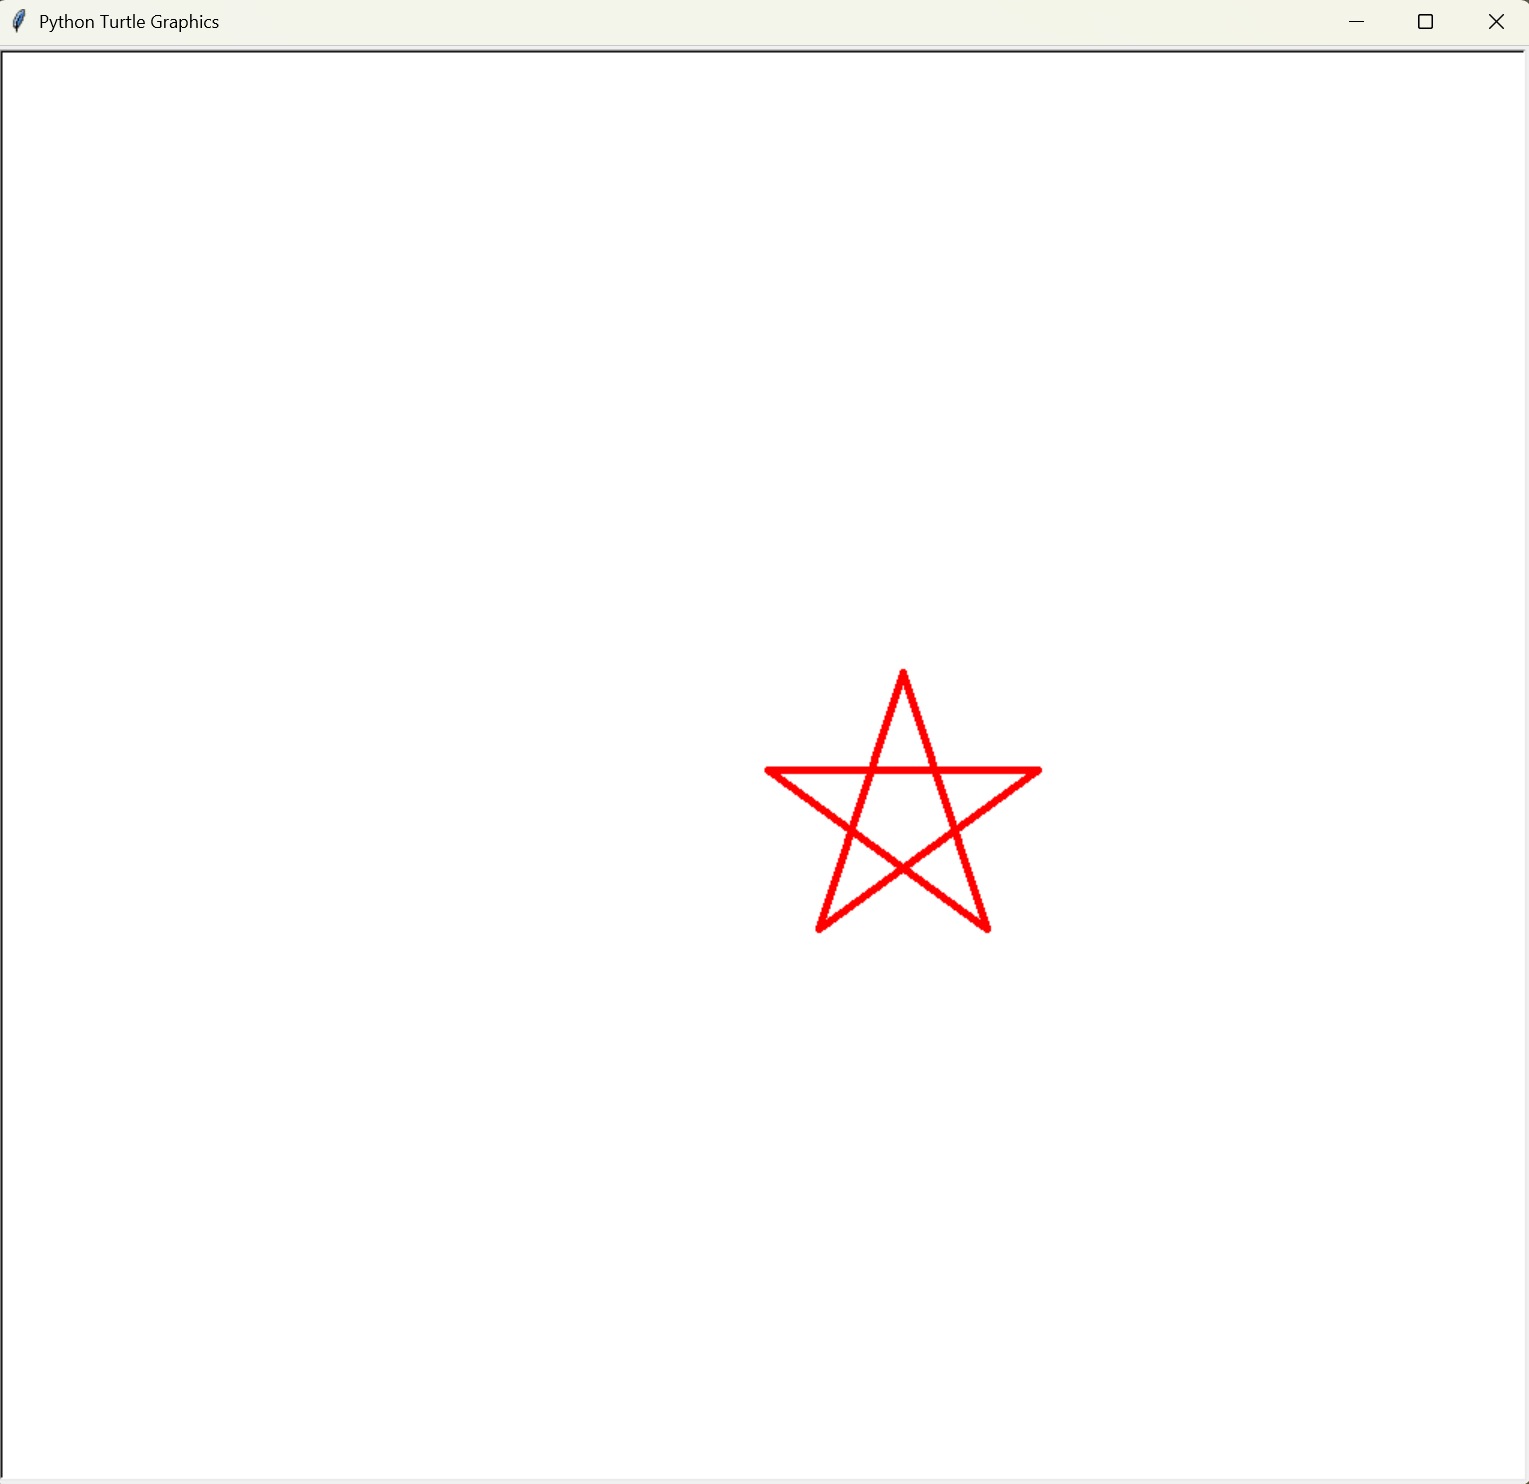

The Python source for this figure:
# 五角星绘制程序
# 使用turtle库绘制一个红色的五角星

# 导入turtle绘图库
import turtle

# 获取用户输入的五角星大小（20~200）
size = int(input("Please input size(20~200):"))

# 创建一个turtle对象
t = turtle.Turtle()

# 设置画笔颜色为红色
t.color("red")

# 设置画笔粗细为5
t.pensize(5)

# 循环5次绘制五角星的5条边
for i in range(5):
    # 向前移动size距离
    t.forward(size)
    # 向右旋转144度（五角星的内角角度）
    t.right(144)

# 隐藏turtle光标
t.hideturtle()

# 保持图形窗口显示，等待用户关闭
turtle.done()
